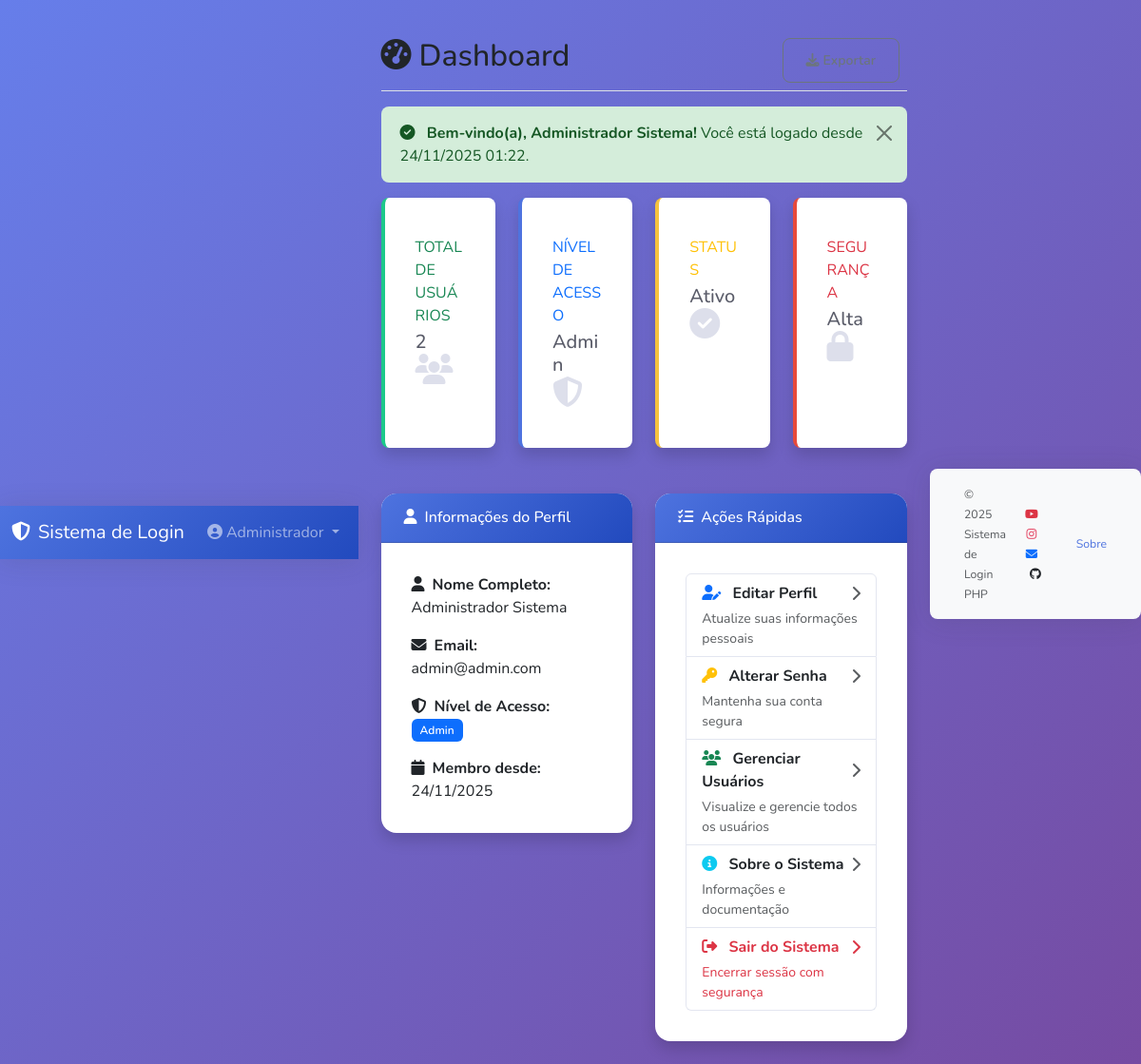
The page /src/php/admin.php (signed in) on the database its author committed.
### tables this page shows
CREATE TABLE IF NOT EXISTS usuarios (
    id INT AUTO_INCREMENT PRIMARY KEY,
    nome VARCHAR(100) NOT NULL COMMENT 'Nome do usuário',
    sobrenome VARCHAR(100) NOT NULL COMMENT 'Sobrenome do usuário',
    email VARCHAR(150) NOT NULL UNIQUE COMMENT 'Email único do usuário',
    sexo ENUM('M', 'F', 'O') NOT NULL DEFAULT 'O' COMMENT 'Sexo do usuário',
    senha VARCHAR(255) NOT NULL COMMENT 'Hash da senha (password_hash)',
    nivel_acesso ENUM('admin', 'user') DEFAULT 'user' COMMENT 'Nível de acesso do usuário',
    bloqueado TINYINT(1) DEFAULT 0 COMMENT 'Usuário bloqueado (0=Não, 1=Sim)',
    motivo_bloqueio TEXT NULL COMMENT 'Motivo do bloqueio do usuário',
    data_cadastro TIMESTAMP DEFAULT CURRENT_TIMESTAMP COMMENT 'Data de cadastro',
    ultima_atualizacao TIMESTAMP DEFAULT CURRENT_TIMESTAMP ON UPDATE CURRENT_TIMESTAMP COMMENT 'Última atualização'
);

### src/php/admin.php (the view, shortened to what the rows shown need)
<?php
include_once 'config.php';
$usuario_id = $_SESSION['usuario'];
$sql = "SELECT nome, sobrenome, email, nivel_acesso, data_cadastro FROM usuarios WHERE id = ?";
$stmt = $link->prepare($sql);
$stmt->bind_param("i", $usuario_id);
$stmt->execute();
$stmt->bind_result($nome, $sobrenome, $email, $nivel_acesso, $data_cadastro);
?>
<!DOCTYPE html>
<html lang="pt-BR">
<head>
    <link href="https://cdn.jsdelivr.net/npm/bootstrap@5.3.0/dist/css/bootstrap.min.css" rel="stylesheet">
    <link rel="stylesheet" href="https://cdnjs.cloudflare.com/ajax/libs/font-awesome/6.4.0/css/all.min.css">
    <link rel="stylesheet" href="../css/style.css">
</head>
<body class="dashboard-container">
    <nav class="navbar navbar-expand-lg navbar-dark navbar-custom">
        <div class="container-fluid">
            <div class="collapse navbar-collapse" id="navbarNav">
                <ul class="navbar-nav ms-auto">
                    <li class="nav-item dropdown">
                        <a class="nav-link dropdown-toggle" href="#" id="navbarDropdown" role="button" data-bs-toggle="dropdown">
                            <i class="fas fa-user-circle me-1"></i><?php echo htmlspecialchars($nome); ?>
                        </a>
                    </li>
                </ul>
            </div>
        </div>
    </nav>
    <div class="container-fluid mt-4">
        <div class="row">
            <main class="col-md-12 ms-sm-auto px-md-4">
                <div class="d-flex justify-content-between flex-wrap flex-md-nowrap align-items-center pt-3 pb-2 mb-3 border-bottom">
                    <h1 class="h2">
                        <i class="fas fa-tachometer-alt me-2"></i>Dashboard
                    </h1>
                    <div class="btn-toolbar mb-2 mb-md-0">
                    </div>
                </div>
                <div class="alert alert-success alert-dismissible fade show" role="alert">
                    <i class="fas fa-check-circle me-2"></i>
                    <strong>Bem-vindo(a), <?php echo htmlspecialchars($nome . ' ' . $sobrenome); ?>!</strong>
                    Você está logado desde <?php echo date('d/m/Y H:i', strtotime($data_cadastro)); ?>.
                    <button type="button" class="btn-close" data-bs-dismiss="alert"></button>
                </div>
                <div class="row mb-4">
                    <div class="col-xl-3 col-md-6 mb-4">
                    </div>
                    <div class="col-xl-3 col-md-6 mb-4">
                        <a href="perfil.php" class="text-decoration-none">
                            <div class="card dashboard-card shadow h-100 py-2 clickable-card">
                                <div class="card-body">
                                    <div class="row no-gutters align-items-center">
                                        <div class="col mr-2">
                                            <div class="text-xs font-weight-bold text-primary text-uppercase mb-1">
                                                Nível de Acesso
                                            </div>
                                            <div class="h5 mb-0 font-weight-bold text-gray-800">
                                                <?php echo ucfirst($nivel_acesso); ?>
                                            </div>
                                        </div>
                                    </div>
                                </div>
                            </div>
                        </a>
                    </div>
                    <div class="col-xl-3 col-md-6 mb-4">
                    </div>
                    <div class="col-xl-3 col-md-6 mb-4">
                    </div>
                </div>
                <div class="row">
                    <div class="col-lg-6 mb-4">
                        <div class="card shadow">
                            <div class="card-body">
                                <div class="mb-3">
                                    <strong><i class="fas fa-user me-2"></i>Nome Completo:</strong><br>
                                    <?php echo htmlspecialchars($nome . ' ' . $sobrenome); ?>
                                </div>
                                <div class="mb-3">
                                    <strong><i class="fas fa-envelope me-2"></i>Email:</strong><br>
                                    <?php echo htmlspecialchars($email); ?>
                                </div>
                                <div class="mb-3">
                                    <strong><i class="fas fa-shield-alt me-2"></i>Nível de Acesso:</strong><br>
                                    <span class="badge bg-primary"><?php echo ucfirst($nivel_acesso); ?></span>
                                </div>
                                <div class="mb-0">
                                    <strong><i class="fas fa-calendar me-2"></i>Membro desde:</strong><br>
                                    <?php echo date('d/m/Y', strtotime($data_cadastro)); ?>
                                </div>
                            </div>
                        </div>
                    </div>
                    <div class="col-lg-6 mb-4">
                    </div>
                </div>
            </main>
        </div>
    </div>
</body>
</html>

### rows shown on the page
usuarios: nome "Administrador", nome+sobrenome "Administrador Sistema", data_cadastro "24/11/2025 01:22", nivel_acesso "Admin", email "admin@admin.com", data_cadastro "24/11/2025"

### other values the page prints
$total_usuarios "2"
